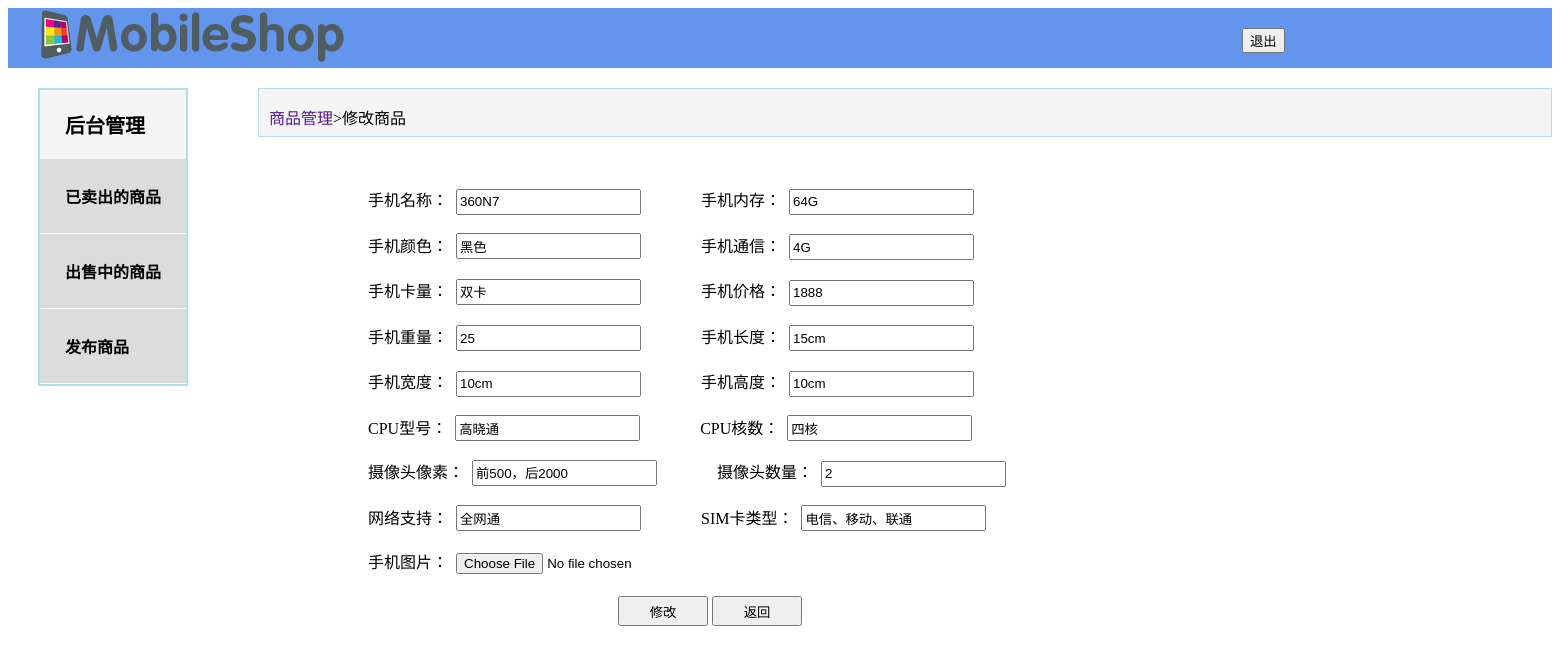
Screenshot of /jingtaiyemian/modityproduct.php?id=26 (signed in) with the database file from the repository.
### tables this page shows
CREATE TABLE `goods` (
  `id` int(11) NOT NULL,
  `phonename` varchar(11) NOT NULL COMMENT '手机名称',
  `changp` varchar(50) NOT NULL COMMENT '手机内存',
  `color` varchar(20) NOT NULL COMMENT '手机颜色',
  `kucun` varchar(11) NOT NULL COMMENT '手机通信',
  `shuliang` text NOT NULL COMMENT '手机卡量',
  `jiage` varchar(11) NOT NULL COMMENT '手机价格',
  `tupian` varchar(100) NOT NULL COMMENT '手机图片',
  `weight` varchar(23) NOT NULL,
  `length` varchar(23) NOT NULL,
  `width` varchar(23) NOT NULL,
  `height` varchar(23) NOT NULL,
  `xh` varchar(30) NOT NULL,
  `hs` varchar(30) NOT NULL,
  `xs` varchar(30) NOT NULL,
  `sxtsk` varchar(30) NOT NULL,
  `wlzc` varchar(30) NOT NULL,
  `sim` varchar(30) NOT NULL
);

### jingtaiyemian/modityproduct.php (the view, shortened to what this page needs)
 <?php
include "../control/sql.php";
$id =$_GET['id'];
$sql="select * from goods where id = '$id'";
$result = mysqli_query($link,$sql);
$row=mysqli_fetch_array($result)
?>
<!DOCTYPE html>
<html lang="en">
<head>
<html>
<link rel="stylesheet" href="css/loginTest.css">
<head>
</head>
<body>
	<div>
		<div id="tu">
			<img src="logo.png" />
		</div>
		<div id="tou">
			<p>
	            <form method="post" style="position:relative;left:830px; top:20px;">
	                <input type="submit" name="button" value="退出" />
	            </form>
            </p >
		</div>
	</div>
	<div id="quanju">
		<nav>
		<div id="daohang">
			<h2 id="tupian">
				<p>后台管理</p>
			</h2>
			<li><a href="maichu.php">已卖出的商品</a></li>
			<li><a href="chushou.php">出售中的商品</a></li>
            <li><a href="fabushangping.php">发布商品</a></li>
		</nav>
	</div>
	<div id="lie">
		<p>
			<a href="" style="text-decoration: none;">商品管理<a>>修改商品
		</p>
	</div>
	<form action="../control/product_modify.php" id="form1" method="post" enctype="multipart/form-data">
		手机名称：&nbsp <input type="text" style="height: 20px;" name="phonename" value="<?php echo $row['phonename'];?>">
        &nbsp &nbsp &nbsp &nbsp &nbsp &nbsp &nbsp
        手机内存：&nbsp <input type="text" style="height: 20px;" name="changp" value="<?php echo $row['changp'];?>">
        <br>
		<br>
        手机颜色：&nbsp <input type="text" style="height: 20px;" name="color" value="<?php echo $row['color'];?>">
        &nbsp &nbsp &nbsp &nbsp &nbsp &nbsp &nbsp
        手机通信：&nbsp <input type="text" style="height: 20px;" name="kucun" value="<?php echo $row['kucun'];?>">
		<br>
        <br>
        手机卡量：&nbsp <input type="text" style="height: 20px;" name="shuliang" value="<?php echo $row['shuliang'];?>">
        &nbsp &nbsp &nbsp &nbsp &nbsp &nbsp &nbsp
        手机价格：&nbsp <input type="text" style="height: 20px;" name="jiage" value="<?php echo $row['jiage'];?>">
		<br>
		<br>
		手机重量：&nbsp <input type="text" style="height: 20px;" name="weight" value="<?php echo $row['weight'];?>">
        &nbsp &nbsp &nbsp &nbsp &nbsp &nbsp &nbsp
        手机长度：&nbsp <input type="text" style="height: 20px;" name="length" value="<?php echo $row['length'];?>">
        <br>
		<br>
		手机宽度：&nbsp <input type="text" style="height: 20px;" name="width" value="<?php echo $row['width'];?>">
        &nbsp &nbsp &nbsp &nbsp &nbsp &nbsp &nbsp
        手机高度：&nbsp <input type="text" style="height: 20px;" name="height" value="<?php echo $row['height'];?>">
        <br>
		<br>
		CPU型号：&nbsp <input type="text" style="height: 20px;" name="xh" value="<?php echo $row['xh'];?>">
        &nbsp &nbsp &nbsp &nbsp &nbsp &nbsp &nbsp
        CPU核数：&nbsp <input type="text" style="height: 20px;" name="hs" value="<?php echo $row['hs'];?>">
        <br>
		<br>
		摄像头像素：&nbsp <input type="text" style="height: 20px;" name="xs" value="<?php echo $row['xs'];?>">
        &nbsp &nbsp &nbsp &nbsp &nbsp &nbsp &nbsp
        摄像头数量：&nbsp <input type="text" style="height: 20px;" name="sxtsk" value="<?php echo $row['sxtsk'];?>">
        <br>
		<br>
		网络支持：&nbsp <input type="text" style="height: 20px;" name="wlzc" value="<?php echo $row['wlzc'];?>">
        &nbsp &nbsp &nbsp &nbsp &nbsp &nbsp &nbsp
        SIM卡类型：&nbsp <input type="text" style="height: 20px;" name="sim" value="<?php echo $row['sim'];?>">
		<br>
		<br>
		手机图片：&nbsp <input type="file" style="height: 27px;" name="tupian" value="<?php echo $row['tupian'];?>">
		<br>
        <p id="tupian5">
		<input type="submit" name="dosubmit" id="tan" style="width: 90px; height: 30px;" value="修改">
		<input type="submit" name="sb" id="tan" style="width: 90px; height: 30px;" value="返回" onclick="history.go(-1)">
		</p>
	</form>
</body>
</html>

### jingtaiyemian/css/loginTest.css (style rules this page uses)
#tou { background: cornflowerblue; height: 60px; }
#tou p { float: right; text-decoration: none; margin-top: 5px; margin-right: 15px; }
#tu { float: left; margin-left: 30px; }
#tou p { padding-top: 18px; padding-left: 260px; }
nav { float: left; width: 150px; }
nav a { text-decoration: none; display: block; padding: 25px; margin-right: 0; color: #093; font-weight: bold; background-color: #DCDCDC; border-bottom: 1PX solid #ffffff; }
nav li { list-style-type: none; }
nav a:link { color: black; }
#quanju { margin-top: 20px; margin-left: 30px; }
#daohang { background: whitesmoke; border: 2px solid powderblue; }
#lie { padding-left: 10px; background: whitesmoke; padding-bottom: 7px; border: 1px solid #B0E0E6; margin-left: 250px; height: 40px; }
#form1 { margin-top: 50px; margin-left: 360px; }
h2 { font-size: 20px; }
#tupian { background-image: url(../img/jygl.png); background-repeat: no-repeat; background-position: left 0; }
#tupian p { padding-left: 25px; }
#tupian5 { padding-left: 250px; }

### rows the page displays
goods: phonename "360N7", changp "64G", color "黑色", kucun "4G", shuliang "双卡", jiage "1888", weight "25", length "15cm", width "10cm", height "10cm", xh "高晓通", hs "四核", xs "前500，后2000", sxtsk "2", wlzc "全网通", sim "电信、移动、联通"
